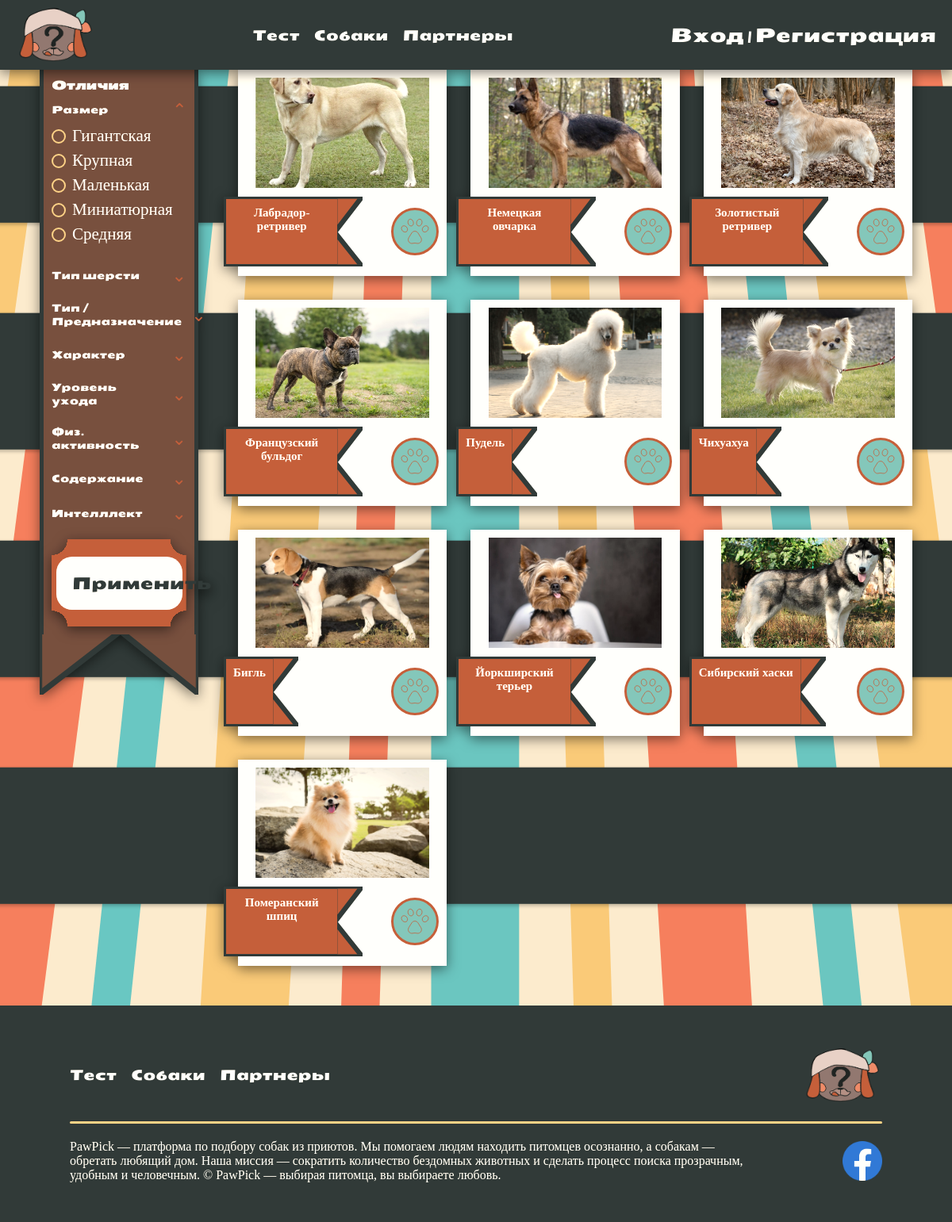
Page /catalog/ on the committed database.
### catalog/models.py (models this page shows, shortened)
class TagCategory(models.Model):
    name = models.CharField(max_length=100, unique=True, verbose_name='Категория')
    class Meta:
        verbose_name = 'Категория тегов'
        verbose_name_plural = 'Категории тегов'

class Tag(models.Model):
    category = models.ForeignKey(
        TagCategory,
        on_delete=models.CASCADE,
        related_name='tags',
        verbose_name='Категория'
    )
    name = models.CharField(max_length=100, verbose_name='Тег')
    class Meta:
        unique_together = ('category', 'name')
        verbose_name = 'Тег'
        verbose_name_plural = 'Теги'

class Cards(models.Model):
    name = models.CharField(max_length=100, unique=True, verbose_name='Название')
    slug = models.SlugField(max_length=200, unique=True, blank=True, null=True, verbose_name='URl')
    height = models.TextField(blank=True, null=True, verbose_name='Рост')
    weight = models.TextField(blank=True, null=True, verbose_name='Вес')
    age = models.TextField(blank=True, null=True, verbose_name='Продолжительность жизни')
    furrColors = models.TextField(blank=True, null=True, verbose_name='Окрасы')
    imageMain = models.ImageField(upload_to='card_images', blank=True, null=True, verbose_name='Главное изображение')
    imageScnd = models.ImageField(upload_to='card_images', blank=True, null=True, verbose_name='Изображение')
    imageThrd = models.ImageField(upload_to='card_images', blank=True, null=True, verbose_name='Изображение')
    description = models.TextField(blank=True, null=True, verbose_name='Описание')
    health = models.TextField(blank=True, null=True, verbose_name='Здоровье')
    tags = models.ManyToManyField(
        Tag,
        related_name='cards',
        blank=True,
        verbose_name='Теги'
    )
    class Meta:
        db_table = 'card'
        verbose_name = 'Карточки'
        verbose_name_plural = 'Карта'

### catalog/views.py (the view)
# urls.py: path('catalog/', include('catalog.urls')),
def catalog(request):
    cards = Cards.objects.all()
    selected_tags = request.GET.getlist('tags')
    selected_tags_ids = _clean_selected_tags(selected_tags)
    for tag_id in selected_tags_ids:
        cards = cards.filter(tags__id=tag_id)
    categories = (
        TagCategory.objects
        .exclude(name=HIDDEN_TAG_CATEGORY)
        .prefetch_related('tags')
    )
    return render(request, 'catalog/catalog.html', {
        'catalog': cards.distinct(),
        'categories': categories,
        'selected_tags': selected_tags_ids,
        'selected_tags_query': request.GET.urlencode(),
        'favorite_card_ids': _get_favorite_card_ids(request),
    })

### catalog/views.py (called while the page is built)
def _get_visible_tag_ids():
    return set(
        Tag.objects
        .exclude(category__name=HIDDEN_TAG_CATEGORY)
        .values_list('id', flat=True)
    )

def _clean_selected_tags(selected_tags):
    visible_tag_ids = _get_visible_tag_ids()
    return [
        int(tag_id)
        for tag_id in selected_tags
        if tag_id.isdigit() and int(tag_id) in visible_tag_ids
    ]

def _get_favorite_card_ids(request):
    if not request.user.is_authenticated:
        return set()
    return set(
        FavoriteCard.objects
        .filter(user=request.user)
        .values_list('card_id', flat=True)
    )

### catalog/templates/catalog/catalog.html (shortened to what this page needs)
{% extends 'main/base.html' %}
{% load static%}
{% block content %}
<section class="catback">
  <div class="sectionFil">
    <div class="filflag fade-in" data-filter-panel>
      <form method="get" class="filters">
        <div class="filters-head">
          <h2>Отличия</h2>
        </div>
        {% for category in categories %}
        <div
          class="filter-group filter-group-collapsible {% if forloop.first %}is-open{% endif %}"
          data-filter-group
        >
          <button
            type="button"
            class="filter-category-toggle"
            aria-expanded="{% if forloop.first %}true{% else %}false{% endif %}"
            data-filter-toggle
          >
            <span class="filTitle">{{ category.name }}</span>
            <span class="filter-toggle-icon">⌄</span>
          </button>
          <div class="filter-options" data-filter-options>
            {% for tag in category.tags.all %}
            <label>
              <input
                class="fil"
                type="checkbox"
                name="tags"
                value="{{ tag.id }}"
                {%
                if
                tag.id
                in
                selected_tags
                %}checked{%
                endif
                %}
              />
              {{ tag.name }}
            </label>
            {% endfor %}
          </div>
        </div>
        {% endfor %}
        <div class="filters-actions">
          <button type="submit" class="btn"><span>Применить</span></button>
        </div>
      </form>
      <svg
        class="label-tail-vertical"
        viewBox="0 0 63 21"
        preserveAspectRatio="none"
      >
        <path d="M0 0V20.6857L32.0727 0L63 20.6857V0H0Z" />
      </svg>
    </div>
    <div class="catalog fade-in">
      {% for card in catalog %}
      <div class="card">
        <div class="card_image">
          {% if card.imageMain %}
          <img
            src="{{ card.imageMain.url }}"
            class="cmage"
            alt="{{ card.name }}"
          />
          {% endif %}
        </div>
        <div class="info">
          <a
            href="{% url 'catalog:card' card.slug %}{% if selected_tags_query %}?{{ selected_tags_query }}{% endif %}"
            class="label"
          >
            <p class="card_title">{{ card.name }}</p>
            <svg
              class="label-tail"
              viewBox="0 0 21 63"
              preserveAspectRatio="none"
            >
              <path d="M0 0H20.6857L0 32.0727L20.6857 63H0V0Z" />
            </svg>
          </a>
          {% include 'catalog/includes/favorite_button.html' with card=card %}
        </div>
      </div>
      {% empty %}
      <p class="unfound">По выбранным фильтрам карточки не найдены.</p>
      {% endfor %}
    </div>
  </div>
</section>
{% endblock %}

### catalog/templates/catalog/includes/favorite_button.html (shortened to what this page needs)
<span class="like">
  <form method="post" action="{% url 'catalog:toggle_favorite' card.slug %}" class="favorite-form">
    <button
      type="submit"
      class="favorite-button {% if card.id in favorite_card_ids %}is-favorite{% endif %}"
      aria-label="{% if card.id in favorite_card_ids %}Убрать из избранного{% else %}Добавить в избранное{% endif %}"
      title="{% if card.id in favorite_card_ids %}Убрать из избранного{% else %}Добавить в избранное{% endif %}"
    >
    </button>
  </form>
</span>

### static/main/css/base.css (style rules this page uses)
* { margin: 0; padding: 0; color: white; text-decoration: none; }
h1, h2, h3, a, button { font-family: SeymourOne; font-size: 24px; }
p, label, input { font-family: EBGaramond; }
img { width: 100%; }
body { background-image: url(/static/main/img/background.svg); background-size: cover; background-position: center; filter: sepia(20%); }

### static/main/css/button.css (style rules this page uses)
.catalog { align-items: stretch; }
.catalog .card { box-sizing: border-box; overflow: visible; }
.catalog .card_image { overflow: hidden; }
.catalog .cmage { object-fit: cover; object-position: center; }
.catalog .info { box-sizing: border-box; min-width: 0; }
.catalog .label { min-width: 0; flex: 1 1 auto; }
.catalog .card_title { box-sizing: border-box; min-width: 0; max-width: 100%; overflow-wrap: anywhere; word-break: normal; line-height: 1.15; }
.catalog .label-tail { flex: 0 0 auto; }
.catalog .like { aspect-ratio: 1 / 1; flex: 0 0 auto; box-sizing: border-box; }

### static/main/css/forms.css (style rules this page uses)
label, input { font-size: 24px; color: #2B3939; }

### static/main/css/reelSlider.css (style rules this page uses)
:root { --c-1: #794A3A; --c-2: #794A3A; }

### static/main/css/animations.css (style rules this page uses)
.fade-in { opacity: 0; transform: translateY(-20px); animation: css-animation-fadeInUp 0.5s ease-out forwards; }

### rows in the picture
TagCategory: name "Размер"
Tag: name "Гигантская"
Tag: name "Крупная"
Tag: name "Маленькая"
Tag: name "Миниатюрная"
Tag: name "Средняя"
TagCategory: name "Тип шерсти"
TagCategory: name "Тип / Предназначение"
TagCategory: name "Характер"
TagCategory: name "Уровень ухода"
TagCategory: name "Физ. активность"
TagCategory: name "Содержание"
TagCategory: name "Интелллект"
Cards: imageMain (picture), name "Лабрадор-ретривер"
Cards: imageMain (picture), name "Немецкая овчарка"
Cards: imageMain (picture), name "Золотистый ретривер"
Cards: imageMain (picture), name "Французский бульдог"
Cards: imageMain (picture), name "Пудель"
Cards: imageMain (picture), name "Чихуахуа"
Cards: imageMain (picture), name "Бигль"
Cards: imageMain (picture), name "Йоркширский терьер"
Cards: imageMain (picture), name "Сибирский хаски"
Cards: imageMain (picture), name "Померанский шпиц"
